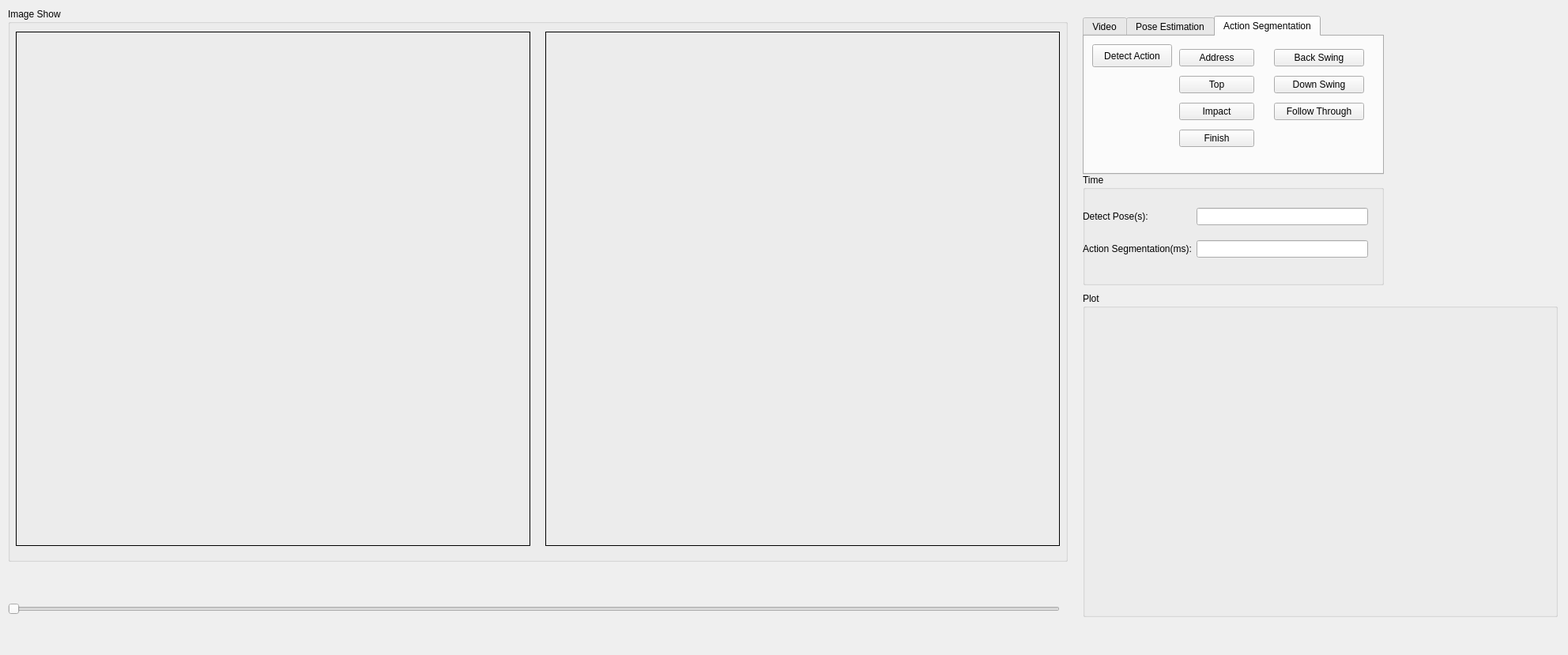
<?xml version="1.0" encoding="UTF-8"?>
<ui version="4.0">
 <class>Widget</class>
 <widget class="QWidget" name="Widget">
  <property name="geometry">
   <rect>
    <x>0</x>
    <y>0</y>
    <width>1984</width>
    <height>829</height>
   </rect>
  </property>
  <property name="windowTitle">
   <string>Widget</string>
  </property>
  <widget class="QGroupBox" name="groupBox">
   <property name="geometry">
    <rect>
     <x>10</x>
     <y>10</y>
     <width>1341</width>
     <height>701</height>
    </rect>
   </property>
   <property name="title">
    <string>Image Show</string>
   </property>
   <widget class="QLabel" name="image_vis_label">
    <property name="geometry">
     <rect>
      <x>10</x>
      <y>30</y>
      <width>651</width>
      <height>651</height>
     </rect>
    </property>
    <property name="frameShape">
     <enum>QFrame::Box</enum>
    </property>
    <property name="frameShadow">
     <enum>QFrame::Plain</enum>
    </property>
    <property name="text">
     <string/>
    </property>
    <property name="alignment">
     <set>Qt::AlignCenter</set>
    </property>
   </widget>
   <widget class="QLabel" name="res_vis_label">
    <property name="geometry">
     <rect>
      <x>680</x>
      <y>30</y>
      <width>651</width>
      <height>651</height>
     </rect>
    </property>
    <property name="frameShape">
     <enum>QFrame::Box</enum>
    </property>
    <property name="frameShadow">
     <enum>QFrame::Plain</enum>
    </property>
    <property name="text">
     <string/>
    </property>
    <property name="alignment">
     <set>Qt::AlignCenter</set>
    </property>
   </widget>
  </widget>
  <widget class="QTabWidget" name="tabWidget">
   <property name="geometry">
    <rect>
     <x>1370</x>
     <y>20</y>
     <width>381</width>
     <height>201</height>
    </rect>
   </property>
   <property name="autoFillBackground">
    <bool>false</bool>
   </property>
   <property name="currentIndex">
    <number>2</number>
   </property>
   <property name="documentMode">
    <bool>false</bool>
   </property>
   <property name="tabsClosable">
    <bool>false</bool>
   </property>
   <property name="movable">
    <bool>false</bool>
   </property>
   <property name="tabBarAutoHide">
    <bool>false</bool>
   </property>
   <widget class="QWidget" name="tab">
    <attribute name="title">
     <string>Video</string>
    </attribute>
    <widget class="QWidget" name="gridLayoutWidget_2">
     <property name="geometry">
      <rect>
       <x>9</x>
       <y>9</y>
       <width>195</width>
       <height>121</height>
      </rect>
     </property>
     <layout class="QGridLayout" name="gridLayout_2">
      <item row="1" column="1">
       <widget class="QLineEdit" name="frame_no_ledit"/>
      </item>
      <item row="0" column="1">
       <widget class="QPushButton" name="load_video_btn_2">
        <property name="text">
         <string>Play video</string>
        </property>
       </widget>
      </item>
      <item row="0" column="0">
       <widget class="QPushButton" name="load_video_btn">
        <property name="text">
         <string>Load video</string>
        </property>
       </widget>
      </item>
      <item row="1" column="0">
       <widget class="QLabel" name="label">
        <property name="text">
         <string>Frame No:</string>
        </property>
       </widget>
      </item>
     </layout>
    </widget>
   </widget>
   <widget class="QWidget" name="tab_2">
    <attribute name="title">
     <string>Pose Estimation</string>
    </attribute>
    <widget class="QPushButton" name="detect_pose_btn">
     <property name="geometry">
      <rect>
       <x>10</x>
       <y>20</y>
       <width>93</width>
       <height>29</height>
      </rect>
     </property>
     <property name="text">
      <string>Detect Pose</string>
     </property>
    </widget>
    <widget class="QProgressBar" name="detect_pose_prgbar">
     <property name="geometry">
      <rect>
       <x>10</x>
       <y>90</y>
       <width>261</width>
       <height>23</height>
      </rect>
     </property>
     <property name="mouseTracking">
      <bool>false</bool>
     </property>
     <property name="value">
      <number>0</number>
     </property>
     <property name="invertedAppearance">
      <bool>false</bool>
     </property>
    </widget>
    <widget class="QCheckBox" name="vis_skleton_cbox">
     <property name="geometry">
      <rect>
       <x>140</x>
       <y>20</y>
       <width>121</width>
       <height>24</height>
      </rect>
     </property>
     <property name="text">
      <string>Vis skeleton</string>
     </property>
    </widget>
   </widget>
   <widget class="QWidget" name="tab_3">
    <attribute name="title">
     <string>Action Segmentation</string>
    </attribute>
    <widget class="QPushButton" name="detect_action_btn">
     <property name="geometry">
      <rect>
       <x>10</x>
       <y>10</y>
       <width>101</width>
       <height>29</height>
      </rect>
     </property>
     <property name="text">
      <string>Detect Action</string>
     </property>
    </widget>
    <widget class="QWidget" name="layoutWidget">
     <property name="geometry">
      <rect>
       <x>240</x>
       <y>10</y>
       <width>114</width>
       <height>103</height>
      </rect>
     </property>
     <layout class="QVBoxLayout" name="verticalLayout">
      <item>
       <widget class="QPushButton" name="pushButton_5">
        <property name="text">
         <string>Back Swing</string>
        </property>
       </widget>
      </item>
      <item>
       <widget class="QPushButton" name="pushButton_6">
        <property name="text">
         <string>Down Swing</string>
        </property>
       </widget>
      </item>
      <item>
       <widget class="QPushButton" name="pushButton_7">
        <property name="text">
         <string>Follow Through</string>
        </property>
       </widget>
      </item>
     </layout>
    </widget>
    <widget class="QWidget" name="layoutWidget">
     <property name="geometry">
      <rect>
       <x>120</x>
       <y>10</y>
       <width>95</width>
       <height>139</height>
      </rect>
     </property>
     <layout class="QVBoxLayout" name="verticalLayout_2">
      <item>
       <widget class="QPushButton" name="Address_btn">
        <property name="text">
         <string>Address</string>
        </property>
       </widget>
      </item>
      <item>
       <widget class="QPushButton" name="Top_btn">
        <property name="text">
         <string>Top</string>
        </property>
       </widget>
      </item>
      <item>
       <widget class="QPushButton" name="Impact_btn">
        <property name="text">
         <string>Impact</string>
        </property>
       </widget>
      </item>
      <item>
       <widget class="QPushButton" name="Finish_btn">
        <property name="text">
         <string>Finish</string>
        </property>
       </widget>
      </item>
     </layout>
    </widget>
   </widget>
  </widget>
  <widget class="QGroupBox" name="groupBox_2">
   <property name="geometry">
    <rect>
     <x>1370</x>
     <y>220</y>
     <width>381</width>
     <height>141</height>
    </rect>
   </property>
   <property name="title">
    <string>Time</string>
   </property>
   <widget class="QWidget" name="gridLayoutWidget">
    <property name="geometry">
     <rect>
      <x>0</x>
      <y>30</y>
      <width>361</width>
      <height>91</height>
     </rect>
    </property>
    <layout class="QGridLayout" name="gridLayout">
     <item row="0" column="0">
      <widget class="QLabel" name="label_2">
       <property name="text">
        <string>Detect Pose(s):</string>
       </property>
      </widget>
     </item>
     <item row="1" column="1">
      <widget class="QLineEdit" name="lineEdit_2"/>
     </item>
     <item row="0" column="1">
      <widget class="QLineEdit" name="time_detect_pose_ledit"/>
     </item>
     <item row="1" column="0">
      <widget class="QLabel" name="label_3">
       <property name="text">
        <string>Action Segmentation(ms):</string>
       </property>
      </widget>
     </item>
    </layout>
   </widget>
  </widget>
  <widget class="QSlider" name="frame_no_slider">
   <property name="geometry">
    <rect>
     <x>10</x>
     <y>760</y>
     <width>1331</width>
     <height>22</height>
    </rect>
   </property>
   <property name="orientation">
    <enum>Qt::Horizontal</enum>
   </property>
  </widget>
  <widget class="QGroupBox" name="groupBox_3">
   <property name="geometry">
    <rect>
     <x>1370</x>
     <y>370</y>
     <width>601</width>
     <height>411</height>
    </rect>
   </property>
   <property name="title">
    <string>Plot</string>
   </property>
   <widget class="QWidget" name="verticalLayoutWidget">
    <property name="geometry">
     <rect>
      <x>10</x>
      <y>30</y>
      <width>581</width>
      <height>371</height>
     </rect>
    </property>
    <layout class="QVBoxLayout" name="Layout_grid"/>
   </widget>
  </widget>
 </widget>
 <resources/>
 <connections/>
</ui>
